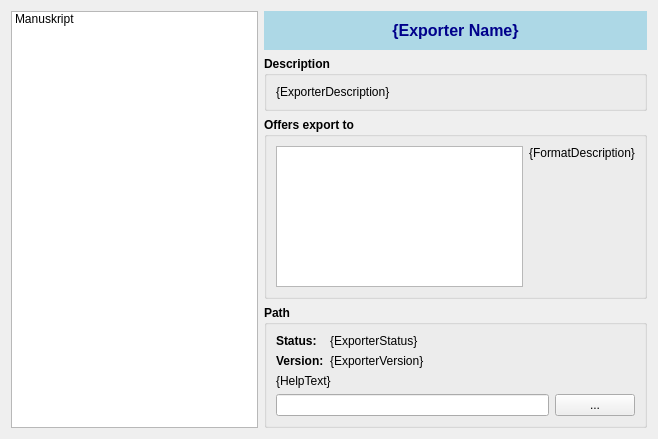
<?xml version="1.0" encoding="UTF-8"?>
<ui version="4.0">
 <class>ExportersManager</class>
 <widget class="QWidget" name="ExportersManager">
  <property name="geometry">
   <rect>
    <x>0</x>
    <y>0</y>
    <width>658</width>
    <height>439</height>
   </rect>
  </property>
  <property name="windowTitle">
   <string>Manage Exporters</string>
  </property>
  <layout class="QHBoxLayout" name="horizontalLayout_8">
   <item>
    <widget class="QListWidget" name="lstExporters">
     <item>
      <property name="text">
       <string>Manuskript</string>
      </property>
     </item>
    </widget>
   </item>
   <item>
    <widget class="QWidget" name="stack" native="true">
     <layout class="QVBoxLayout" name="verticalLayout_7">
      <property name="leftMargin">
       <number>0</number>
      </property>
      <property name="topMargin">
       <number>0</number>
      </property>
      <property name="rightMargin">
       <number>0</number>
      </property>
      <property name="bottomMargin">
       <number>0</number>
      </property>
      <item>
       <widget class="QLabel" name="lblExporterName">
        <property name="sizePolicy">
         <sizepolicy hsizetype="Preferred" vsizetype="Fixed">
          <horstretch>0</horstretch>
          <verstretch>0</verstretch>
         </sizepolicy>
        </property>
        <property name="styleSheet">
         <string notr="true">background-color:lightBlue;
border:none;
padding:10px;
color:darkBlue;
font-size:16px;
font-weight:bold;
text-align:center;</string>
        </property>
        <property name="text">
         <string notr="true">{Exporter Name}</string>
        </property>
        <property name="alignment">
         <set>Qt::AlignCenter</set>
        </property>
       </widget>
      </item>
      <item>
       <widget class="QGroupBox" name="grpDescription">
        <property name="font">
         <font>
          <weight>75</weight>
          <bold>true</bold>
         </font>
        </property>
        <property name="title">
         <string>Description</string>
        </property>
        <layout class="QVBoxLayout" name="verticalLayout_5">
         <item>
          <widget class="QLabel" name="lblExporterDescription">
           <property name="font">
            <font>
             <weight>50</weight>
             <bold>false</bold>
            </font>
           </property>
           <property name="text">
            <string notr="true">{ExporterDescription}</string>
           </property>
           <property name="wordWrap">
            <bool>true</bool>
           </property>
           <property name="textInteractionFlags">
            <set>Qt::LinksAccessibleByMouse|Qt::TextSelectableByMouse</set>
           </property>
          </widget>
         </item>
        </layout>
       </widget>
      </item>
      <item>
       <widget class="QGroupBox" name="grpExportTo">
        <property name="font">
         <font>
          <weight>75</weight>
          <bold>true</bold>
         </font>
        </property>
        <property name="title">
         <string>Offers export to</string>
        </property>
        <layout class="QHBoxLayout" name="horizontalLayout">
         <item>
          <widget class="QListWidget" name="lstExportTo"/>
         </item>
         <item>
          <widget class="QFrame" name="frame">
           <property name="frameShape">
            <enum>QFrame::NoFrame</enum>
           </property>
           <property name="frameShadow">
            <enum>QFrame::Raised</enum>
           </property>
           <layout class="QVBoxLayout" name="verticalLayout">
            <property name="spacing">
             <number>0</number>
            </property>
            <property name="leftMargin">
             <number>0</number>
            </property>
            <property name="topMargin">
             <number>0</number>
            </property>
            <property name="rightMargin">
             <number>0</number>
            </property>
            <property name="bottomMargin">
             <number>0</number>
            </property>
            <item>
             <widget class="QLabel" name="lblExportToDescription">
              <property name="font">
               <font>
                <weight>50</weight>
                <bold>false</bold>
               </font>
              </property>
              <property name="text">
               <string notr="true">{FormatDescription}</string>
              </property>
              <property name="wordWrap">
               <bool>true</bool>
              </property>
              <property name="textInteractionFlags">
               <set>Qt::LinksAccessibleByMouse|Qt::TextSelectableByMouse</set>
              </property>
             </widget>
            </item>
            <item>
             <spacer name="verticalSpacer">
              <property name="orientation">
               <enum>Qt::Vertical</enum>
              </property>
              <property name="sizeHint" stdset="0">
               <size>
                <width>20</width>
                <height>40</height>
               </size>
              </property>
             </spacer>
            </item>
           </layout>
          </widget>
         </item>
        </layout>
       </widget>
      </item>
      <item>
       <widget class="QGroupBox" name="grpPath">
        <property name="font">
         <font>
          <weight>75</weight>
          <bold>true</bold>
         </font>
        </property>
        <property name="title">
         <string>Path</string>
        </property>
        <layout class="QVBoxLayout" name="verticalLayout_2">
         <item>
          <layout class="QFormLayout" name="formLayout">
           <item row="0" column="0">
            <widget class="QLabel" name="label_2">
             <property name="text">
              <string>Status:</string>
             </property>
            </widget>
           </item>
           <item row="0" column="1">
            <widget class="QLabel" name="lblStatus">
             <property name="font">
              <font>
               <weight>50</weight>
               <bold>false</bold>
              </font>
             </property>
             <property name="text">
              <string notr="true">{ExporterStatus}</string>
             </property>
            </widget>
           </item>
           <item row="1" column="0">
            <widget class="QLabel" name="lblVersionName">
             <property name="text">
              <string>Version:</string>
             </property>
            </widget>
           </item>
           <item row="1" column="1">
            <widget class="QLabel" name="lblVersion">
             <property name="font">
              <font>
               <weight>50</weight>
               <bold>false</bold>
              </font>
             </property>
             <property name="text">
              <string notr="true">{ExporterVersion}</string>
             </property>
             <property name="textInteractionFlags">
              <set>Qt::LinksAccessibleByMouse|Qt::TextSelectableByMouse</set>
             </property>
            </widget>
           </item>
          </layout>
         </item>
         <item>
          <widget class="QLabel" name="lblHelpText">
           <property name="font">
            <font>
             <weight>50</weight>
             <bold>false</bold>
            </font>
           </property>
           <property name="text">
            <string>{HelpText}</string>
           </property>
           <property name="wordWrap">
            <bool>true</bool>
           </property>
           <property name="textInteractionFlags">
            <set>Qt::LinksAccessibleByMouse|Qt::TextSelectableByMouse</set>
           </property>
          </widget>
         </item>
         <item>
          <layout class="QHBoxLayout" name="horizontalLayout_2">
           <item>
            <widget class="QLineEdit" name="txtPath">
             <property name="font">
              <font>
               <weight>50</weight>
               <bold>false</bold>
              </font>
             </property>
            </widget>
           </item>
           <item>
            <widget class="QPushButton" name="btnSetPath">
             <property name="font">
              <font>
               <weight>50</weight>
               <bold>false</bold>
              </font>
             </property>
             <property name="text">
              <string>...</string>
             </property>
            </widget>
           </item>
          </layout>
         </item>
        </layout>
       </widget>
      </item>
     </layout>
    </widget>
   </item>
  </layout>
 </widget>
 <resources/>
 <connections/>
</ui>
